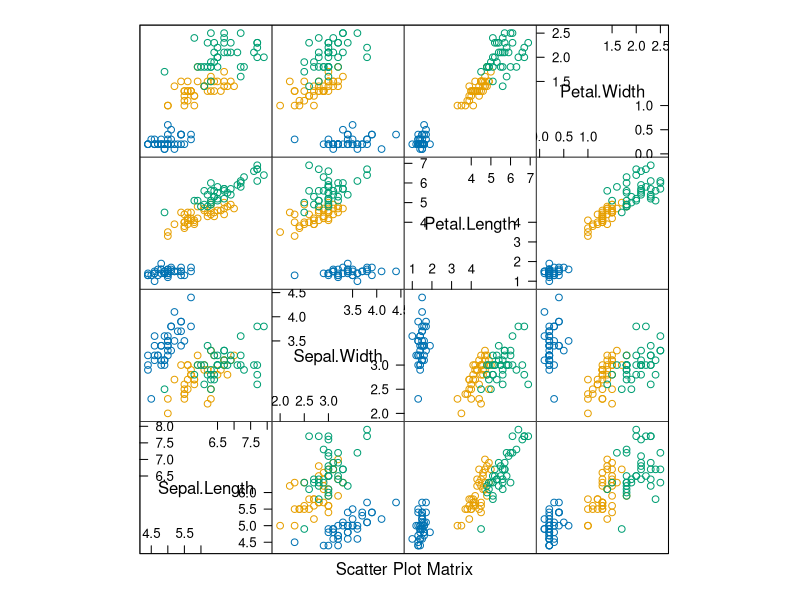
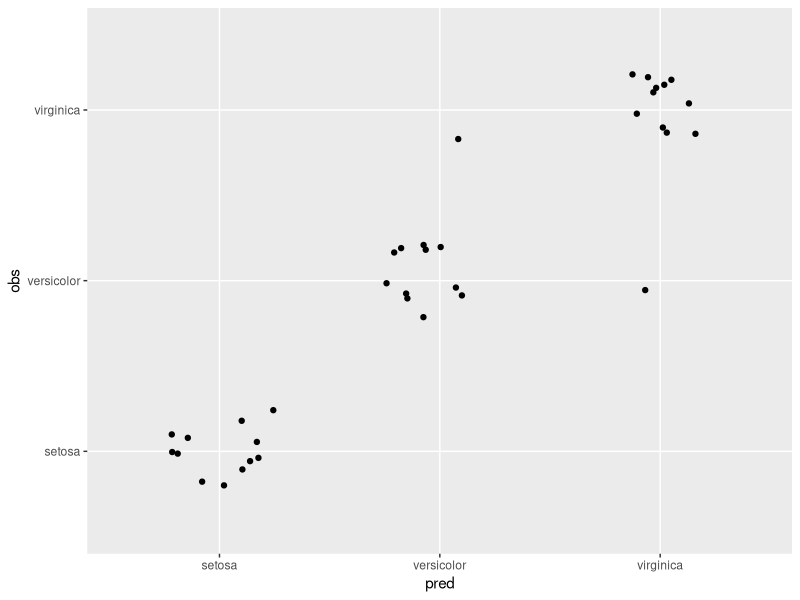
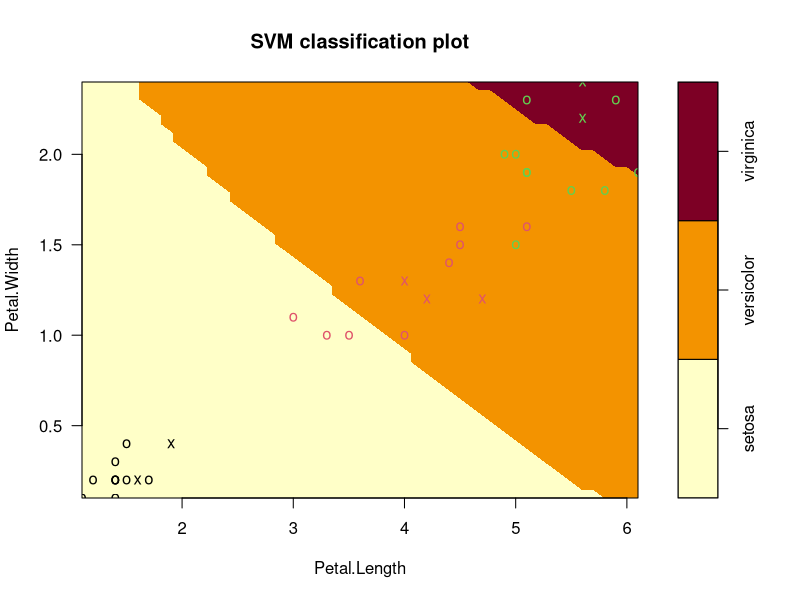
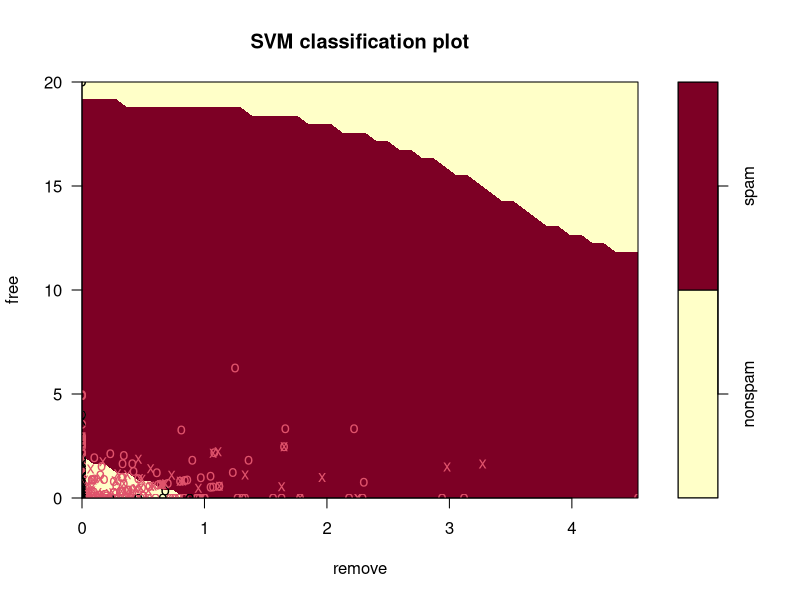
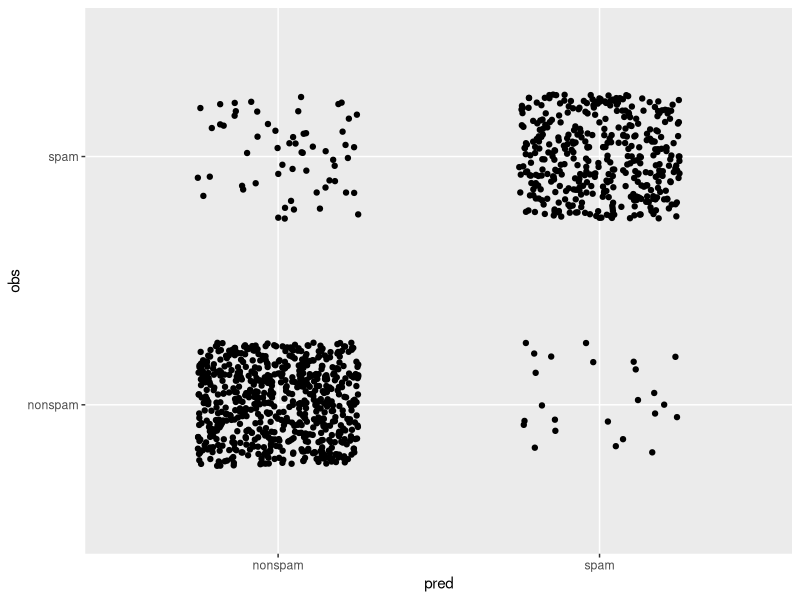

R code for these plots, in order:
# -----------------------------------------------------------------
# Clasificacion con caret - SVM
# -----------------------------------------------------------------

library(caret)
library(kernlab)
library(e1071)

# Particionamos los datos
set.seed(4242)
indices <- createDataPartition(iris$Species, p = .75, list = FALSE)
training = iris[indices, ]
test = iris[-indices, ] 

# Exploramos la distribución de las muestras según las distintas variables
featurePlot(training[,-5], y = training$Species, plot='pairs')

# Configuramos la selección del modelo durante entrenamiento
train10CV <- trainControl(method = "cv", number = 10, classProbs = TRUE)

# Entrenamos una SVM con kernel RBF
svmRBF <- train(Species ~ ., data = training,
                method = "svmRadial", trControl = train10CV,
                preProc = c("center", "scale"))
svmRBF # Examinamos el resultado de entrenamiento

confusionMatrix(svmRBF) # Matriz de confusión de resultados en entrenamiento

pred <- predict(svmRBF, test)  # Anñalisis de resutados sobre datos de test
confusionMatrix(pred, test$Species)

pred <- predict(svmRBF, test, type = "prob") # Predicción de probabilidades por clase
pred$obs <- test$Species
pred$pred <- predict(svmRBF, test)
multiClassSummary(pred, lev = levels(pred$obs))

# Visualizar los fallos en la predicción
ggplot(pred, aes(x = pred, y = obs)) + geom_jitter(position = position_jitter(width = 0.25, height = 0.25))

# Visualización de la SVM utilizando el paquete e1071
svm <- svm(Species ~ ., data = training)
plot(svm, test, Petal.Width ~ Petal.Length, slice = list(Sepal.Width = 3, Sepal.Length = 4)) # Al ser multiclase precisa información sobre dimensiones adicionales

data(spam)  # Probamos con un dataset binario
indices <- createDataPartition(spam$type, p = .75, list = FALSE)
training = spam[indices, ]
test = spam[-indices, ] 

svm <- svm(type ~ ., data = training)  # Entrenar y mostrar el modelo
plot(svm, test, free ~ remove)

# Visualizar los fallos en la predicción
pred <- data.frame(pred = predict(svm, test), obs = test$type)
ggplot(pred, aes(x = pred, y = obs)) + geom_jitter(position = position_jitter(width = 0.25, height = 0.25))
